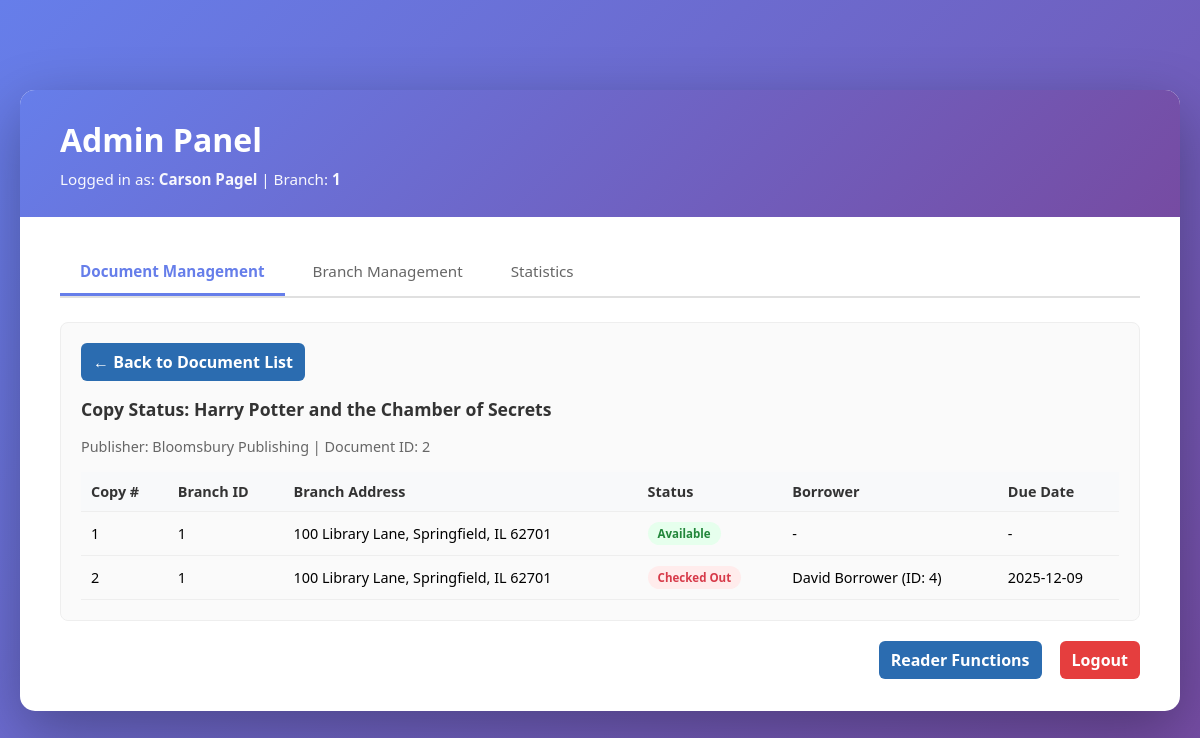
Screenshot of /admin.php?tab=docs&view=copies&view_copies=2 (signed in) with the database file from the repository.
### tables this page shows
CREATE TABLE `User` (
  `UserID` int(11) NOT NULL,
  `Address` text NOT NULL,
  `Password` varchar(30) NOT NULL,
  `is_admin` tinyint(1) NOT NULL DEFAULT 0,
  `firstname` varchar(30) DEFAULT NULL,
  `lastname` varchar(30) DEFAULT NULL
);

CREATE TABLE `Librarian` (
  `UserID` int(11) NOT NULL,
  `BranchID` int(11) NOT NULL,
  `StartDate` date NOT NULL
);

CREATE TABLE `Document` (
  `DocID` int(11) NOT NULL,
  `Title` varchar(1000) NOT NULL,
  `Publisher` varchar(1000) NOT NULL
);

CREATE TABLE `Copy` (
  `DocID` int(11) NOT NULL,
  `BranchID` int(11) NOT NULL,
  `CopyNum` smallint(6) NOT NULL,
  `UserID` int(11) DEFAULT NULL,
  `Date` date NOT NULL
);

CREATE TABLE `Lib_Branch` (
  `BranchID` int(1) NOT NULL,
  `Address` text NOT NULL,
  `PhoneNumber` char(10) NOT NULL
);

CREATE TABLE `Borrows` (
  `DocID` int(11) NOT NULL,
  `CopyNum` smallint(6) NOT NULL,
  `UserID` int(11) NOT NULL,
  `BorrowDate` date NOT NULL,
  `ReturnDate` date NOT NULL
);

### admin.php (the view, shortened to what this page needs)
<?php
include 'database.php';
$userID = $_SESSION['userid'];
$userQ = mysqli_query($conn, "SELECT firstname, lastname, is_admin FROM User WHERE UserID = '$userID'");
$userData = mysqli_fetch_assoc($userQ);
$branchID = null;
$libQ = mysqli_query($conn, "SELECT BranchID FROM Librarian WHERE UserID = '$userID'");
if (mysqli_num_rows($libQ) > 0) {
    $branchID = mysqli_fetch_assoc($libQ)['BranchID'];
}
function h($s) {
    return htmlspecialchars($s, ENT_QUOTES | ENT_SUBSTITUTE, 'UTF-8');
}
$currentTab = isset($_GET['tab']) ? $_GET['tab'] : 'docs';
$currentView = isset($_GET['view']) ? $_GET['view'] : 'list';
$docSearch = '';
$copyStatusDocID = null;
if (isset($_GET['view_copies'])) {
    $copyStatusDocID = intval($_GET['view_copies']);
    $currentTab = 'docs';
    $currentView = 'copies';
}
$documents = [];
$copyStatusData = null;
if ($currentView === 'copies' && $copyStatusDocID > 0) {
    $docQ = mysqli_query($conn, "SELECT Title, Publisher FROM Document WHERE DocID = '$copyStatusDocID'");
    $docInfo = mysqli_fetch_assoc($docQ);
    $sql = "SELECT c.CopyNum, c.BranchID, lb.Address AS BranchAddress, b.UserID AS BorrowerID,
            u.firstname, u.lastname, b.BorrowDate, b.ReturnDate
            FROM Copy c
            LEFT JOIN Lib_Branch lb ON c.BranchID = lb.BranchID
            LEFT JOIN Borrows b ON c.DocID = b.DocID AND c.CopyNum = b.CopyNum
            LEFT JOIN User u ON b.UserID = u.UserID
            WHERE c.DocID = '$copyStatusDocID'
            ORDER BY c.BranchID, c.CopyNum";
    $res = mysqli_query($conn, $sql);
    $copies = [];
    while ($row = mysqli_fetch_assoc($res)) { $copies[] = $row; }
    $copyStatusData = ['docInfo' => $docInfo, 'copies' => $copies, 'docID' => $copyStatusDocID];
}
?>
<!DOCTYPE html>
<html lang="en">
<head>
</head>
<body>
<div class="container">
    <div class="welcome-section">
        <h1>Admin Panel</h1>
        <div class="user-info">
            Logged in as: <strong><?= h($userData['firstname'] . " " . $userData['lastname']) ?></strong>
            <?php if ($branchID !== null): ?>
                | Branch: <strong><?= h($branchID) ?></strong>
            <?php endif; ?>
        </div>
    </div>
    <div class="content">
        <div class="tabs">
            <a href="?tab=docs" class="tab-link <?= $currentTab === 'docs' ? 'active' : '' ?>">Document Management</a>
            <a href="?tab=branch&subtab=binfo" class="tab-link <?= $currentTab === 'branch' ? 'active' : '' ?>">Branch Management</a>
            <a href="?tab=stats" class="tab-link <?= $currentTab === 'stats' ? 'active' : '' ?>">Statistics</a>
        </div>
        <?php if ($currentTab === 'docs'): ?>
            <?php if ($currentView === 'list'): ?>
                <div class="card">
                    <h3>Document Library</h3>
                    <p style="color: #666; font-size: 0.9em; margin-bottom: 12px;">Click on a document title to view copy status</p>
                    <form method="post" class="search-bar">
                        <input type="hidden" name="action" value="search_documents">
                        <input type="text" name="q" placeholder="Search by title, publisher, or document ID..." value="<?= h($docSearch) ?>">
                        <button type="submit" class="small">Search</button>
                    </form>
                    <table>
                        <thead>
                            <tr>
                                <th>ID</th>
                                <th>Title</th>
                                <th>Publisher</th>
                                <th>Copies Available</th>
                                <th>Add Copies</th>
                            </tr>
                        </thead>
                        <tbody>
                            <?php if (empty($documents)): ?>
                                <tr><td colspan="5" style="text-align:center; color:#999;">No documents found</td></tr>
                            <?php else: ?>
                                <?php foreach ($documents as $d): ?>
                                    <tr>
                                        <td><?= h($d['DocID']) ?></td>
                                        <td><a href="?tab=docs&view=copies&view_copies=<?= h($d['DocID']) ?>" style="color: #667eea; text-decoration: none; font-weight: 500;"><?= h($d['Title']) ?></a></td>
                                        <td><?= h($d['Publisher']) ?></td>
                                        <td><?= h($d['copies_available']) ?></td>
                                        <td>
                                            <form method="post" class="add-copies-form" style="display: inline-flex; align-items: center;">
                                                <input type="hidden" name="action" value="add_copies">
                                                <input type="hidden" name="docid" value="<?= h($d['DocID']) ?>">
                                                <input type="number" name="num" min="1" placeholder="#" required style="width: 60px;">
                                                <button type="submit" class="small">Add</button>
                                            </form>
                                        </td>
                                    </tr>
                                <?php endforeach; ?>
                            <?php endif; ?>
                        </tbody>
                    </table>
                </div>
            <?php elseif ($currentView === 'copies' && $copyStatusData): ?>
                <div class="card">
                    <a href="?tab=docs" class="button" style="margin-bottom: 16px;">
                        ← Back to Document List
                    </a>
                    <h3>Copy Status: <?= h($copyStatusData['docInfo']['Title']) ?></h3>
                    <div style="color: #666; font-size: 0.9em; margin-bottom: 16px;">
                        Publisher: <?= h($copyStatusData['docInfo']['Publisher']) ?> | Document ID: <?= h($copyStatusData['docID']) ?>
                    </div>
                    <?php if (empty($copyStatusData['copies'])): ?>
                        <p style="color: #999;">No copies found for this document.</p>
                    <?php else: ?>
                        <table>
                            <thead>
                                <tr>
                                    <th>Copy #</th>
                                    <th>Branch ID</th>
                                    <th>Branch Address</th>
                                    <th>Status</th>
                                    <th>Borrower</th>
                                    <th>Due Date</th>
                                </tr>
                            </thead>
                            <tbody>
                                <?php foreach ($copyStatusData['copies'] as $c): ?>
                                    <?php
                                    $isCheckedOut = $c['BorrowerID'] !== null;
                                    $statusBadge = $isCheckedOut
                                        ? '<span class="status-badge status-checked-out">Checked Out</span>'
                                        : '<span class="status-badge status-available">Available</span>';
                                    $borrower = $isCheckedOut
                                        ? h($c['firstname'] . ' ' . $c['lastname']) . ' (ID: ' . h($c['BorrowerID']) . ')'
                                        : '-';
                                    $dueDate = $isCheckedOut ? h($c['ReturnDate']) : '-';
                                    ?>
                                    <tr>
                                        <td><?= h($c['CopyNum']) ?></td>
                                        <td><?= h($c['BranchID']) ?></td>
                                        <td><?= h($c['BranchAddress']) ?></td>
                                        <td><?= $statusBadge ?></td>
                                        <td><?= $borrower ?></td>
                                        <td><?= $dueDate ?></td>
                                    </tr>
                                <?php endforeach; ?>
                            </tbody>
                        </table>
                    <?php endif; ?>
                </div>
            <?php endif; ?>
        <?php endif; ?>
        <div class="actions">
            <a href="member.php" class="button">Reader Functions</a>
            <a href="logout.php" class="button secondary" style="margin-left: 8px;">Logout</a>
        </div>
    </div>
</div>
</body>
</html>

### admin.php (style rules this page uses)
* { margin: 0; padding: 0; box-sizing: border-box; }
body { font-family: 'Segoe UI', Tahoma, Geneva, Verdana, sans-serif; background: linear-gradient(135deg, #667eea 0%, #764ba2 100%); min-height: 100vh; display: flex; flex-direction: column; align-items: center; justify-content: center; padding: 20px; }
.container { display: flex; flex-direction: column; width: 100%; max-width: 1200px; background: white; border-radius: 15px; box-shadow: 0 20px 60px rgba(0, 0, 0, 0.3); overflow: hidden; }
.welcome-section { padding: 28px 40px; background: linear-gradient(135deg, #667eea 0%, #764ba2 100%); color: white; }
.welcome-section h1 { font-size: 2em; font-weight: 700; margin-bottom: 8px; }
.user-info { font-size: 0.95em; opacity: 0.95; }
.content { padding: 32px 40px; }
.tabs { display: flex; gap: 8px; margin-bottom: 24px; border-bottom: 2px solid #e0e0e0; padding-bottom: 0; }
.tab-link { display: inline-block; padding: 12px 20px; background: transparent; color: #666; text-decoration: none; border-bottom: 3px solid transparent; font-size: 0.95em; font-weight: 500; transition: all 0.2s ease; }
.tab-link.active { color: #667eea; border-bottom-color: #667eea; font-weight: 600; }
.card { background: #fafafa; padding: 20px; border-radius: 8px; border: 1px solid #eee; margin-bottom: 20px; }
.card h3 { margin-bottom: 16px; color: #333; font-size: 1.1em; }
a.button { display: inline-block; padding: 8px 12px; background: #2b6cb0; color: #fff; border-radius: 6px; text-decoration: none; font-weight: 600; transition: transform 0.2s ease; }
a.button.secondary { background: #e53e3e; }
table { width: 100%; border-collapse: collapse; margin-top: 10px; font-size: 0.9rem; }
th, td { padding: 10px; border-bottom: 1px solid #eee; text-align: left; }
th { background: #f8f9fa; font-weight: 600; color: #333; }
.status-badge { display: inline-block; padding: 4px 10px; border-radius: 12px; font-size: 0.8em; font-weight: 600; }
.status-available { background: #e6ffed; color: #22863a; }
.status-checked-out { background: #ffecec; color: #d73a49; }
.actions { margin-top: 20px; display: flex; gap: 10px; justify-content: flex-end; }

### rows the page displays
user: firstname+lastname "Carson Pagel"
librarian: BranchID "1"
document: Title "Harry Potter and the Chamber of Secrets", Publisher "Bloomsbury Publishing"
copy: CopyNum "1", BranchID "1", BranchID.Address "100 Library Lane, Springfield, IL 62701", shows "Available", borrower "-", dueDate "-"
copy: CopyNum "2", BranchID "1", BranchID.Address "100 Library Lane, Springfield, IL 62701", shows "Checked Out", borrows.UserID "David Borrower (ID: 4)", borrows.ReturnDate "2025-12-09"

### other values shown
$copyStatusData['docID'] "2"
